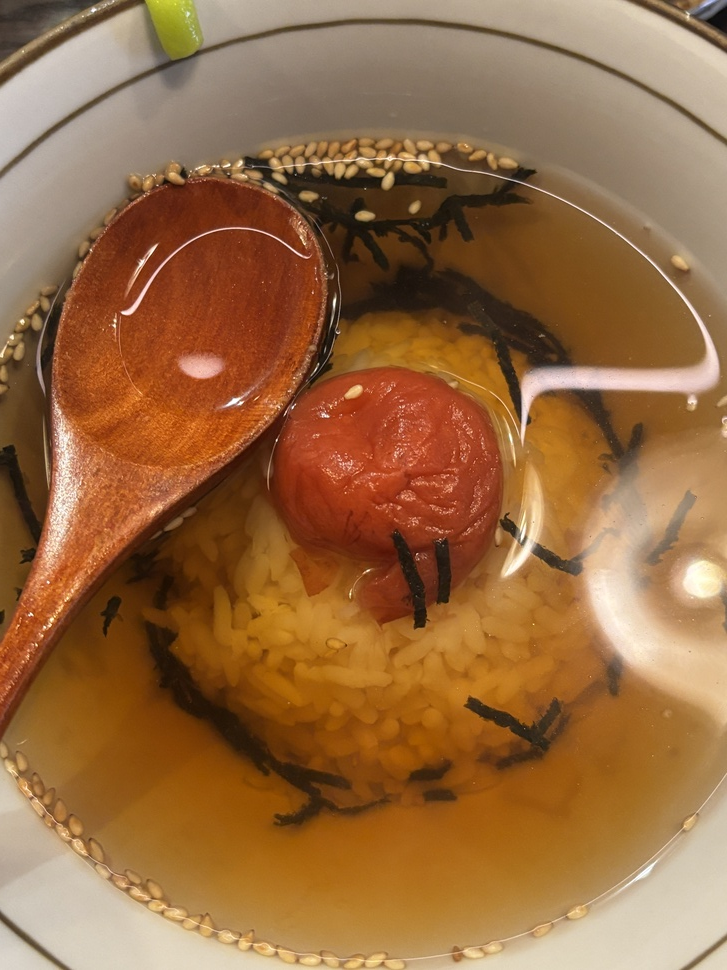
#> input picture Week3/W3_Experiment/test1.jpg, 727 x 970 px, shrunk from 4284 x 5712 before the run, found by its file name
$ python T1.py
#> lines starting #> are read from the running program, lines starting #| are printed output that depends on the picture
import cv2 as cv
import numpy as np
import matplotlib.pyplot as plt

# 1.读取一张图片，将其转换为HSV空间
image = cv.imread("/Users/feng/Desktop/计算机视觉/Week3/W3_Experiment/test1.jpg")
#> image is the input picture: shape (970, 727, 3); mean B, G, R 65.7, 106.5, 151.2
# 转化为HSV
HSV = cv.cvtColor(image, cv.COLOR_BGR2HSV)
#> HSV: shape (970, 727, 3); mean H, S, V 14.8, 152.4, 151.2
#显示图片
cv.imshow("Original Image", image)
cv.imshow("HSV Image", HSV)
cv.waitKey(0)
cv.destroyAllWindows()

# 2.分离原图片RGB通道及转换后的图片HSV通道
# 分离RGB
B,G,R = cv.split(image)
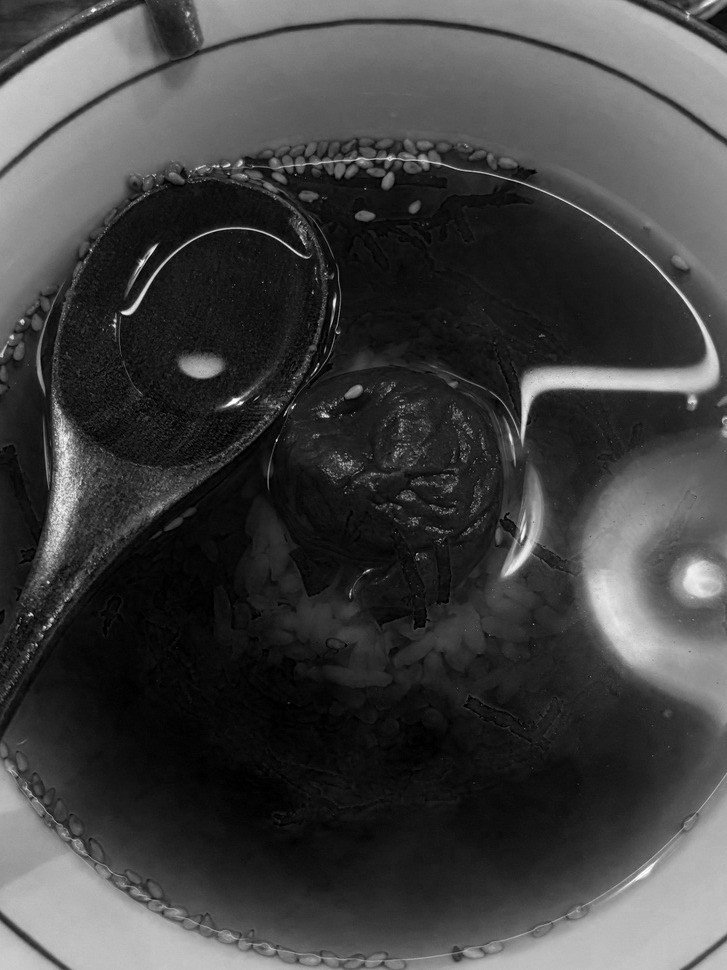
#> B: shape (970, 727); min 0, max 255, mean 65.7
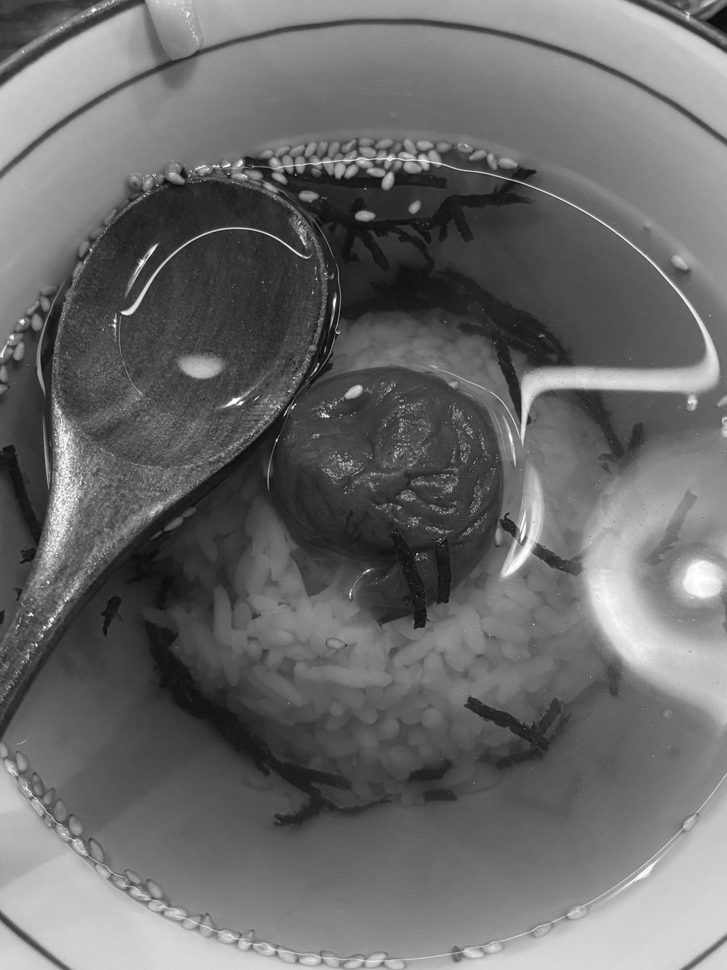
#> G: shape (970, 727); min 6, max 255, mean 106.5
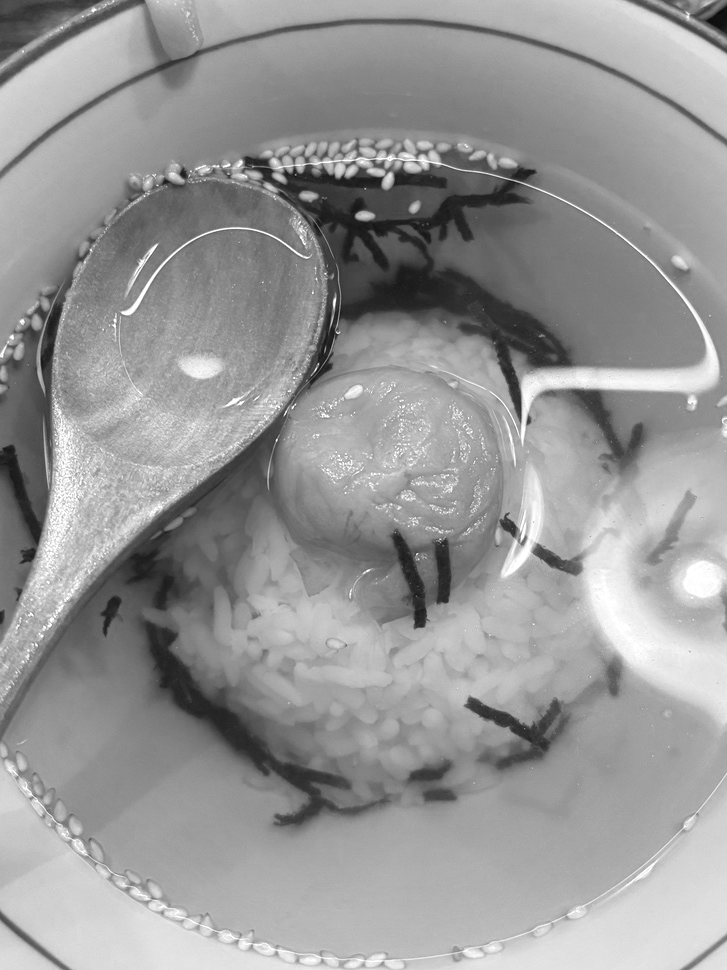
#> R: shape (970, 727); min 8, max 255, mean 151.2
# 分离HSV
H,S,V = cv.split(HSV)
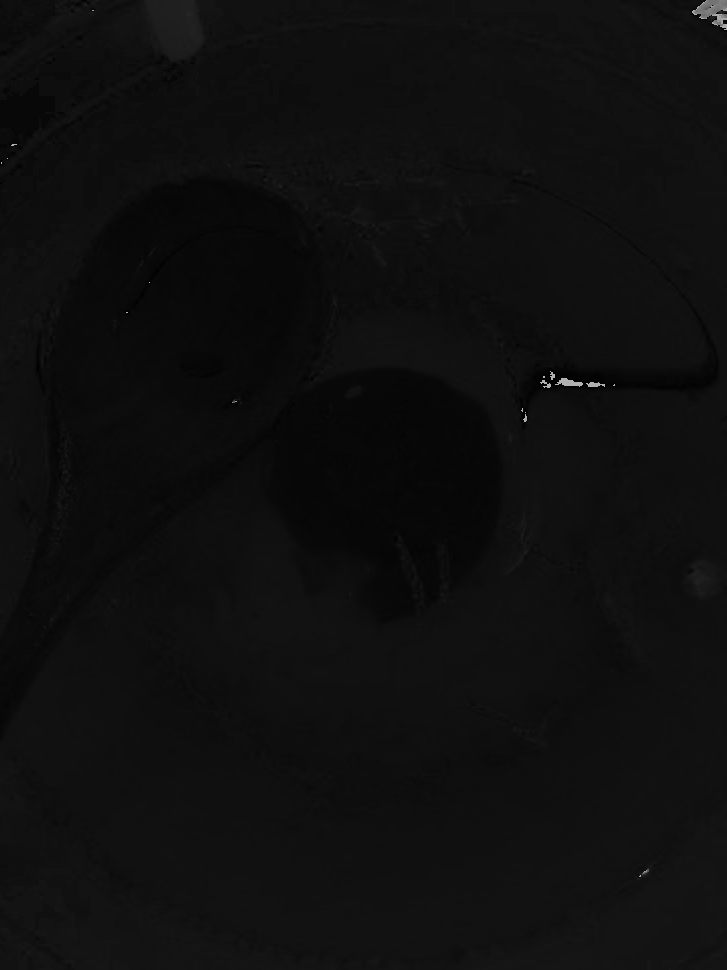
#> H: shape (970, 727); min 0, max 179, mean 14.8
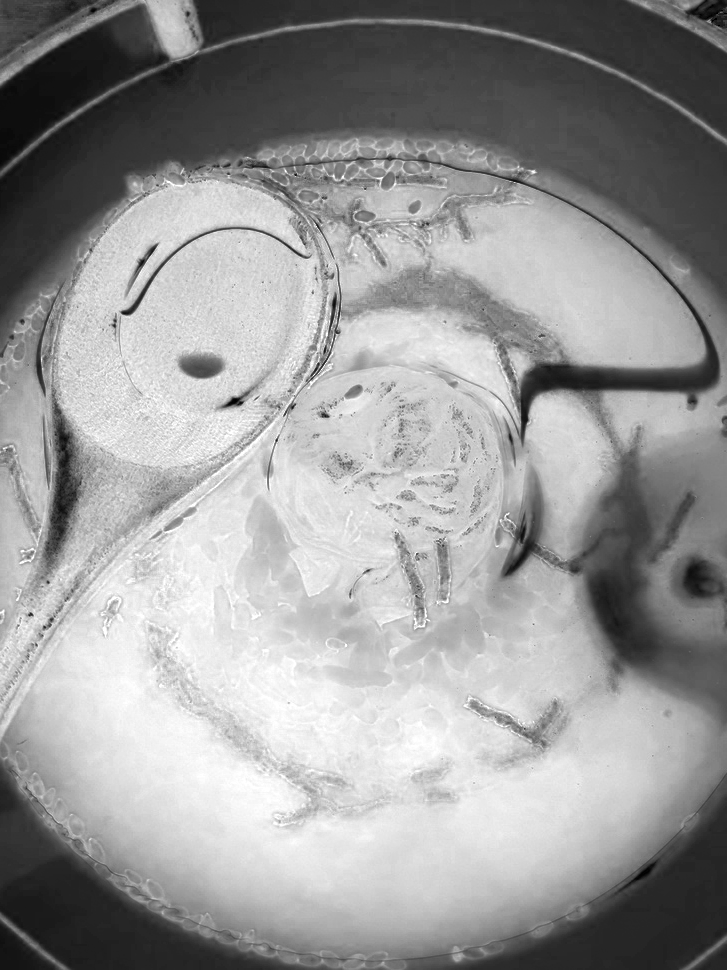
#> S: shape (970, 727); min 0, max 255, mean 152.4
# 显示 BGR 通道
cv.imshow("Blue Channel", B)
cv.waitKey(0)
cv.destroyAllWindows()

cv.imshow("Green Channel", G)
cv.waitKey(0)
cv.destroyAllWindows()

cv.imshow("Red Channel", R)
cv.waitKey(0)
cv.destroyAllWindows()

# 显示 HSV 通道
cv.imshow("Hue Channel", H)
cv.waitKey(0)
cv.destroyAllWindows()

cv.imshow("Saturation Channel", S)
cv.waitKey(0)
cv.destroyAllWindows()

cv.imshow("Value Channel", V)
cv.waitKey(0)
cv.destroyAllWindows()

# 3.对RGB三个通道分别画出其三维图（提示：polt_surface函数）
# 创建网格
x, y = np.meshgrid(np.arange(image.shape[1]), np.arange(image.shape[0]))
# image.shape[1]宽，shape[0]长
# 创建一个空白的图形窗口
fig = plt.figure(figsize=(9, 3))

# fig.add_subplot 添加子图 131:一行三列第一个图 projection:指定为三维
# plot_surface 绘制三维曲面图 参数：xyz，cmap:指定颜色映射
# 绘制红色通道的三维曲面
ax = fig.add_subplot(131, projection='3d') # 添加子图
ax.plot_surface(x, y, R, cmap='Reds') # 指定为红色映射
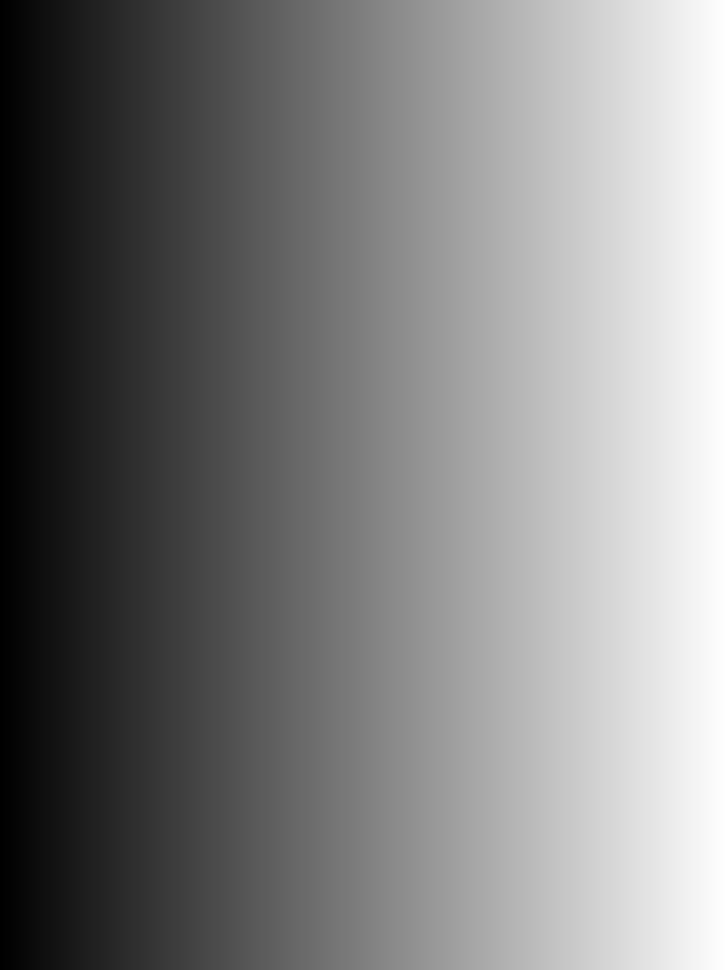
#> x: shape (970, 727) int64; min 0, max 726, mean 363; drawn with min black and max white
ax.set_title('Red Channel') # 设置标题

# 绘制绿色通道的三维曲面
ax = fig.add_subplot(132, projection='3d')
ax.plot_surface(x, y, G, cmap='Greens')
ax.set_title('Green Channel')

# 绘制蓝色通道的三维曲面
ax = fig.add_subplot(133, projection='3d')
ax.plot_surface(x, y, B, cmap='Blues')
ax.set_title('Blue Channel')

plt.show() # 显示
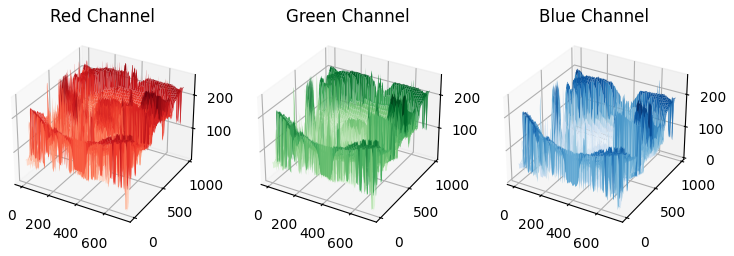
#> figure drawn by matplotlib, 3 panels

$ run again, with Week3/W3_Experiment/home_color.jpg copied over Week3/W3_Experiment/test1.jpg
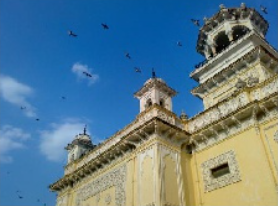
#> input picture Week3/W3_Experiment/home_color.jpg, 278 x 206 px, found by its file name
#> image is the input picture: shape (206, 278, 3); mean B, G, R 141, 124.4, 92.7
#> HSV: shape (206, 278, 3); mean H, S, V 68.2, 142.8, 162.8
#> `H,S,V = cv.split(HSV)`:
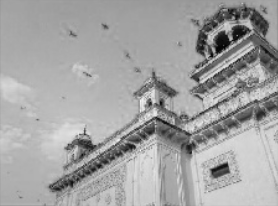
#> V: shape (206, 278); min 2, max 250, mean 162.8
#> `plt.show()`:
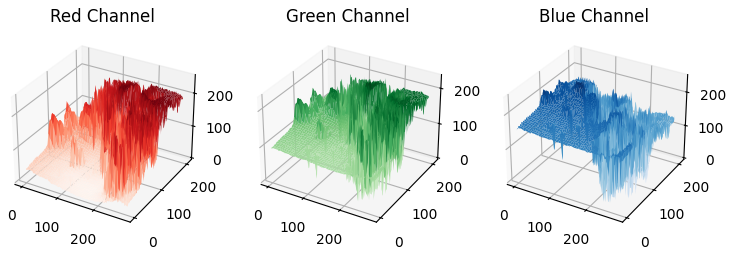
#> figure drawn by matplotlib, 3 panels
